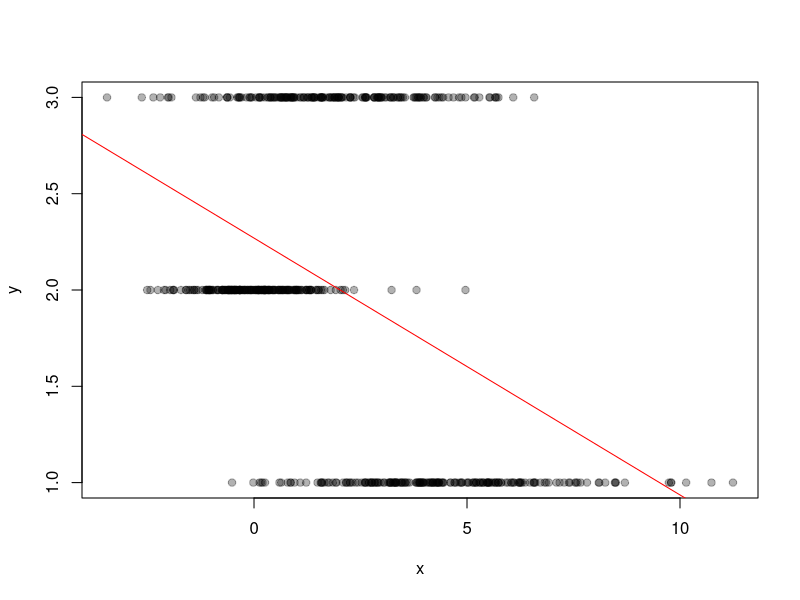
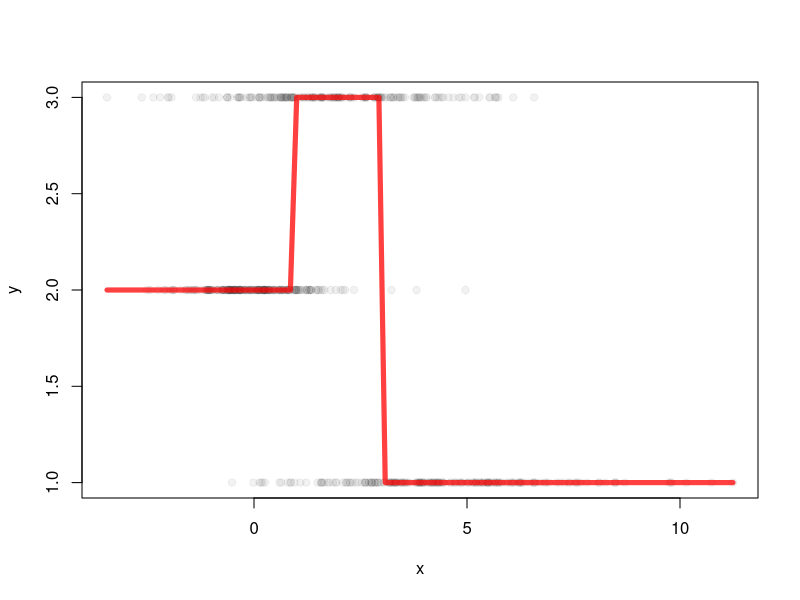
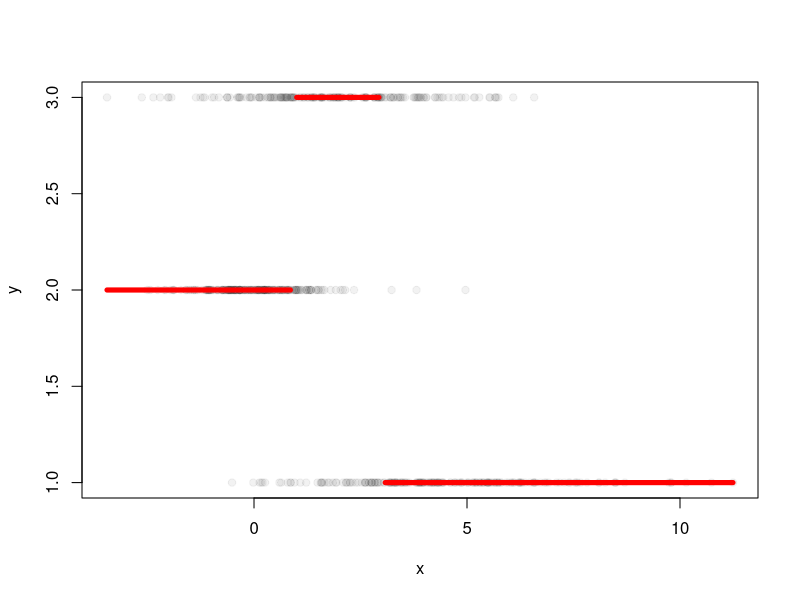
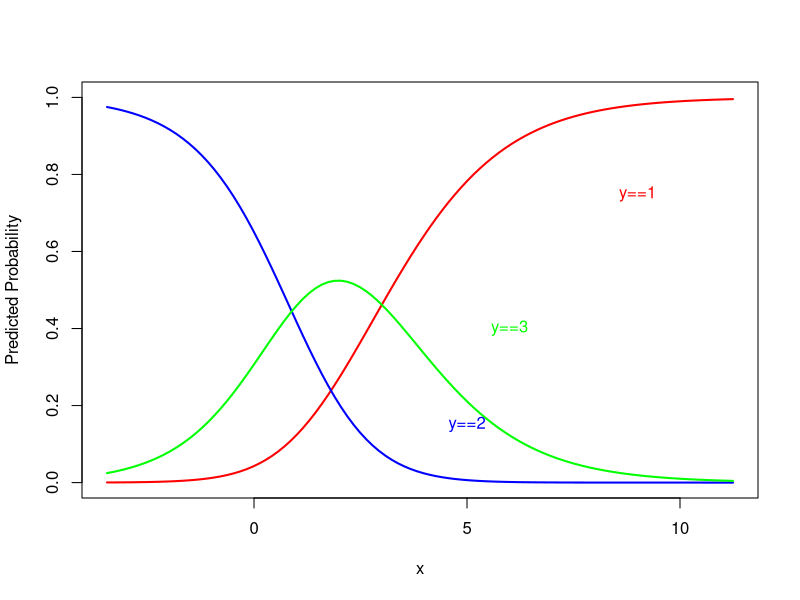
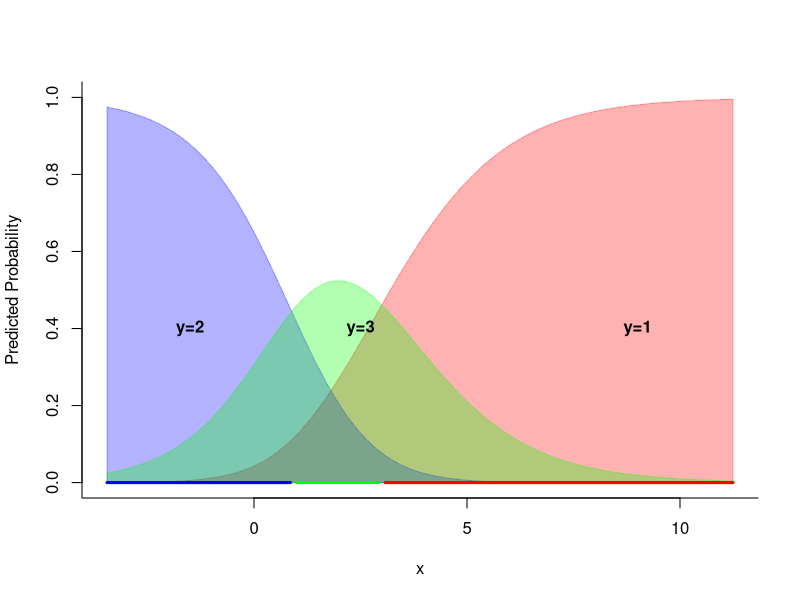

Generate these figures, in order, with R:
#' # Multinomial Outcome Models #
#' 
#' One important, but sometimes problematic, class of regression models deals with nominal or multinomial outcomes (i.e., outcomes that are not continuous or even ordered). Estimating these models is not possible with `glm`, but can be estimated using the *nnet* add-on package, which is recommended and therefore simply needs to be loaded.
#' Let's start by loading the package, or installing then loading it if it isn't already on our system:
install.packages('nnet',repos='http://cran.r-project.org')
library(nnet)
#' Then let's create some simple bivariate data where the outcome `y` takes three values
set.seed(100)
y <- sort(sample(1:3,600,TRUE))
x <- numeric(length=600)
x[1:200] <- -1*x[1:200] + rnorm(200,4,2)
x[201:400] <- 1*x[201:400] + rnorm(200)
x[401:600] <- 2*x[401:600] + rnorm(200,2,2)
#' We can plot the data to see what's going on:
plot(y~x, col=rgb(0,0,0,.3), pch=19)
abline(lm(y~x),col='red') # a badly fitted regression line
#' Clearly, there is a relationship between `x` and `y`, but it's certainly not linear and if we tried to draw a line through through the data (i.e., the straight red regression line), many of the predicted values would be problematic because `y` can only take on discrete values 1,2, and 3 and, in fact, the line hardly fits the data at all.
#' We might therefore rely on a multinomial model, which will give us the coefficients for `x` for each level of the outcome. In other words, the coefficients from a multinomial logistic model express effects in terms of moving from the baseline category of the outcome to the other levels of the outcome (essentially combining several binary logistic regression models into a single model).
#' Let's look at the output from the `multinom` function to see what these results look like:
m1 <- multinom(y~x)
summary(m1)
#' Our model only consists of one covariate, but we now see two intercept coefficients and two slope coefficients because the model is telling us the relationship between `x` and `y` in terms of moving from category 1 to category 2 in `y` and from category 1 to category 3 in `y`, respectively. The standard errors are printed below the coefficients.
#' Unfortunately, its almost impossible to interpret the coefficients here because a unit change in `x` has some kind of negative impact on both levels of `y`, but we don't know how much.
#'
#' ## Predicted values from multinomial models ##
#' A better way to examine the effects in a multinomial model is to look at predicted probabilities. We need to start with some new data representing the full scale of the `x` variable:
newdata <- data.frame(x=seq(min(x),max(x),length.out=100))
#' Like with binary models, we can extract different kinds of predictions from the model using `predict`. The first type of prediction is simply the fitted "class" or level of the outcome:
p1 <- predict(m1, newdata, type="class")
#' The second is a predicted probability of being in each category of `y`. In other words, for each value of our new data, `predict` with `type="class"` will return, in our example, three predicted probabilities.
p2 <- predict(m1, newdata, type="probs")
#' These probabilities also all sum to a value of 1, which means that the model requires that the categories of `y` be mutually exclusive and comprehensive. There's no opportunity for `x` to predict a value outside of those included in the model.
#' You can verify this using `rowSums`:
rowSums(p2)
#' If you want to relax this constraint, you can separately model your data using two or more binary logistic regressions comparing different categories. For example, we could model the data, predicting `y==2` against `y==1` and separately `y==3` against `y==1`. Do this we can create two subsets of our original data to separately `y==2` from `y==3`.
df1 <- data.frame(x=x,y=y)[y %in% c(1,2),]
df1$y <- df1$y-1 # recode 2 to 1 and 1 to 0
df2 <- data.frame(x=x,y=y)[y %in% c(1,3),]
df2$y[df2$y==1] <- 0 # recode 1 to 0
df2$y[df2$y==3] <- 1 # recode 3 to 1
#' We can then model this and compare to the coefficients from the multinomial model:
coef(glm(y~x, data=df1, family=binomial)) # predict 2 against 1
coef(glm(y~x, data=df2, family=binomial)) # predict 3 against 1
coef(m1) # multinomial model
#' Clearly, the coefficients from the two modeling strategies are similar, but not identical. The multinomial probably imposes a more plausible assumption (that predicted probabilities sum to 1), but you can easily try both approaches.
#'
#' ### Plotting predicted classes ###
#' One way to visualize the results of a multinomial model is simply to plot our fitted values for `y` on top of our original data:
plot(y~x, col=rgb(0,0,0,.05), pch=19)
lines(newdata$x, p1, col=rgb(1,0,0,.75), lwd=5)
#' This plot shows that as we increase along `x`, observations are first likely to be in `y==2`, then `y==3`, and finally `y==1`. Unfortunately, using the `lines` function gives a slight misrepresentation because of the vertical discontinuities. We can draw three separate lines to have a more accurate picture:
plot(y~x, col=rgb(0,0,0,.05), pch=19)
lines(newdata$x[p1==1], p1[p1==1], col='red', lwd=5)
lines(newdata$x[p1==2], p1[p1==2], col='red', lwd=5)
lines(newdata$x[p1==3], p1[p1==3], col='red', lwd=5)
#'
#' ### Plotting predicted probabilities ###
#' Plotting fitted values is helpful, but doesn't give us a sense of uncertainty. Obviously the red lines in the previous plots show the category that we are *most* likely to observe for a given value of `x`, but it doesn't show us how likely an observation is to be in the other categories.
#' To see that, we need to look at predicted probabilities. Let's start by looking at the predicted probabilities object `p2`:
head(p2)
#' As stated above, this object contains a predicted probability of being in each category of `y` for a given value of `x`.
#' The simplest plot of this is simply three lines, each of which is color coded to represent categories 1,2, and 3 of `y`, respectively:
plot(NA, xlim=c(min(x),max(x)), ylim=c(0,1), xlab='x', ylab='Predicted Probability')
lines(newdata$x, p2[,1], col='red', lwd=2)
lines(newdata$x, p2[,2], col='blue', lwd=2)
lines(newdata$x, p2[,3], col='green', lwd=2)
# some text labels help clarify things:
text(9, .75, 'y==1', col='red')
text(6, .4, 'y==3', col='green')
text(5, .15, 'y==2', col='blue')
#' This plot gives us a bit more information than simply plotting predicted classes (as above). We now see that middling values of `x` are only somewhat more likely to be in category `y==3` than in the other categories, whereas at extreme values of `x`, the data are much more likely to be in categories `y==1` and `y==2`.
#' A slightly more attractive variance of this uses the `polygon` plotting function rather than `lines`. Text labels might higlight We can also optionally add a horizontal bar at the base of the plot to highlight the predicted class for each value of `x`:
plot(NA, xlim=c(min(x),max(x)), ylim=c(0,1), xlab='x', ylab='Predicted Probability', bty='l')
# polygons
polygon(c(newdata$x,rev(newdata$x)), c(p2[,1],rep(0,nrow(p2))), col=rgb(1,0,0,.3), border=rgb(1,0,0,.3))
polygon(c(newdata$x,rev(newdata$x)), c(p2[,2],rep(0,nrow(p2))), col=rgb(0,0,1,.3), border=rgb(0,0,1,.3))
polygon(c(newdata$x,rev(newdata$x)), c(p2[,3],rep(0,nrow(p2))), col=rgb(0,1,0,.3), border=rgb(0,1,0,.3))
# text labels
text(9, .4, 'y=1', font=2)
text(2.5, .4, 'y=3', font=2)
text(-1.5, .4, 'y=2', font=2)
# optionally highlight predicted class:
lines(newdata$x[p1==1], rep(0,sum(p1==1)), col='red', lwd=3)
lines(newdata$x[p1==2], rep(0,sum(p1==2)), col='blue', lwd=3)
lines(newdata$x[p1==3], rep(0,sum(p1==3)), col='green', lwd=3)
#' This plot nicely highlights both the fitted class but also the uncertainty associated with similar predicted probabilities at some values of `x`.
#' Multinomial regression models can be difficult to interpret, but taking the few simple steps to estimate predicted probabilities and fitted classes and then plotting those estimates in some way can make the models much more intuitive.
#'
